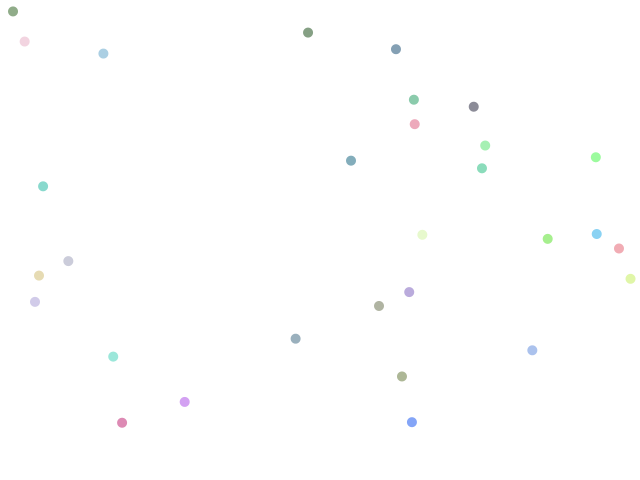
Frame 1 (no input)
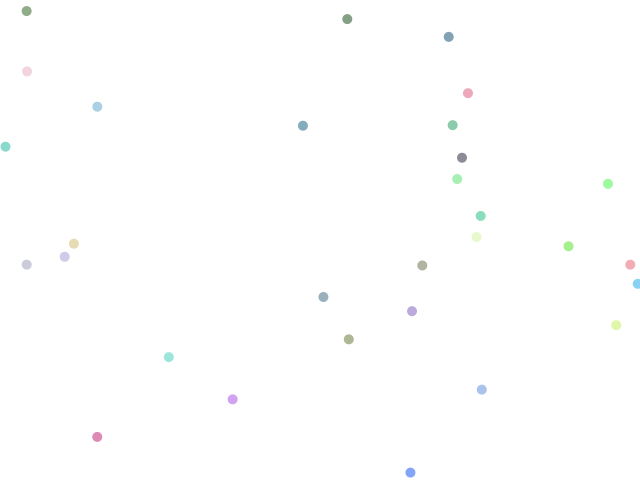
Frame 60 (the mouse pressed at the canvas centre just before this capture)
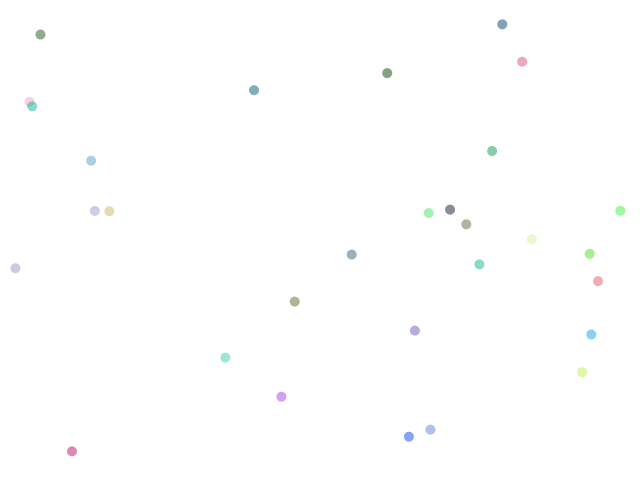
Frame 120 (the mouse held since frame 60 and released just before this capture)

The Processing sketch that drew these frames (run headless with seeded random() and noise(); from frame 60 on, the mouse is pressed at the canvas centre):

// Processing sketch: Project00_5
// ── Project00_5.pde

//Constanst with the size of the WINDOW_WIDTH
final int WINDOW_WIDTH = 640;
final int WINDOW_HEIGHT = 480;
//Constant with total of circles moving
final int TOTAL_CIRCLES_MOVING = 30;

//Array containing circles moving around
ArrayList<Circle> circlesMoving;
//Array containing circles that are exploding
ArrayList<Circle> circlesExploding;

//Setup window and initial circles
void setup(){

  //Set window size
  size(640, 480);

  //Initialize array of circles
  circlesMoving = new ArrayList<Circle>();
  //Create random circles that will move around
  for (int i = 0; i < TOTAL_CIRCLES_MOVING; i++){
    circlesMoving.add(new Circle(new PVector(random(WINDOW_WIDTH),random(WINDOW_HEIGHT)),
                                  10.0, random(2)-1, random(2)-1,
                                  color(random(255),random(255),random(255)) ));
  }
  //Initialize array that will contain circles that are exploding
  circlesExploding = new ArrayList<Circle>();

}

//Draw loop
void draw(){

  //Set background to white
  background(255);

  //Loop through the different circles that are moving
  for (int i = 0; i < circlesMoving.size(); i++){
    //Move circle inside the window
    circlesMoving.get(i).moveInside(0,0,WINDOW_WIDTH,WINDOW_HEIGHT);
    //draw the circle
    circlesMoving.get(i).draw();

    //Check if the circles intersects to any exploding circle
    for (int j = 0; j < circlesExploding.size(); j++){
      if(circlesMoving.get(i).intersects(circlesExploding.get(j))){
        //If it intersects to any explosion, we set it as exploding
        circlesMoving.get(i).setExploding(true);
      }
    }
  }

  //We remove all exploding circles from the moving circles and add them
  //to the exploding array
  for (int i = 0; i < circlesMoving.size(); i++){
    if(circlesMoving.get(i).isExploding()){
      circlesExploding.add(circlesMoving.get(i));
      circlesMoving.remove(i);
    }
  }


  //Loop through the exploding circles to animate the explosion
  for (int j = 0; j < circlesExploding.size(); j++){
    //Animate explosion
    circlesExploding.get(j).explode();
    //Draw the circle
    circlesExploding.get(j).draw();
    //check if the explosion finished, then removing it.
    if( circlesExploding.get(j).getExplosionCountdown() <= 0){
      circlesExploding.remove(j);
    }
  }

}

//Function to be called when the mouse is clicked
void mouseClicked() {
  //We create a circle where we clicked
  Circle c = new Circle(new PVector(mouseX,mouseY),
                                  0.0, 0.0, 0.0,
                                  color(random(255),random(255),random(255)) );
  //We add the circle in the exploding array
  circlesExploding.add(c);

}
// ── Circle.pde

//Custom class to draw and move a Circle
public class Circle{

  //constant of Max diamater of the circle when exploding
  final float MAX_DIAMETER = 100;
  //Position of the Circle
  PVector mPosition;
  //Speed on X and Y
  float mSpeedX;
  float mSpeedY;
  //Color of the circle
  color mColor;
  //Diameter of the circle
  float mDiameter;
  //Countdown to animate explosion
  int mExplosionCountdown = 120;
  //Variable to know if circle is exploding
  boolean mExploding = false;

  //Constructor of the circle
  Circle(PVector initialPosition, float diameter, float speedX, float speedY, color c){

    //Set variables provided
    mPosition = initialPosition;
    mSpeedX = speedX;
    mSpeedY = speedY;
    mColor = c;
    mDiameter = diameter;

  }

  //Get the current color
  color getColor(){
    return mColor;
  }

  //Get the current position
  PVector getPosition(){
    return mPosition;
  }

  //Get the circle diameter
  float getDiameter(){
    return mDiameter;
  }

  //Set the variable if circle is exploding
  void setExploding( Boolean exploding){
    mExploding = exploding;
  }

  //Check if circle is exploding
  boolean isExploding(){
    return mExploding;
  }

  //Move circle inside a given rectangle
  void moveInside(int x, int y, int width, int height){

    //Move circle with the speed
    mPosition.x += mSpeedX;
    mPosition.y += mSpeedY;

    //Check if we are at any of the limits to change the direction and bounce back
    if(mPosition.x < x || mPosition.x > width){
      mSpeedX*=-1;
    }
    if(mPosition.y < y || mPosition.y > height){
      mSpeedY*=-1;
    }
  }

  //Animate explosion of the circle
  void explode(){
    //Increase the diameter of the circle the first frames until MAX_DIAMETER
    if(mExplosionCountdown > 60){
      mDiameter = min(MAX_DIAMETER, mDiameter + 2);
    }

    //Make circle disappear when animation is finishing
    if (mExplosionCountdown <= MAX_DIAMETER/4){
      mDiameter -= 4;
    }
    //Reduce explosion countdown.
    mExplosionCountdown--;
  }

  //Get the current countdown of the explosion
  int getExplosionCountdown(){
    return mExplosionCountdown;
  }

  //Check if the circle intersects with a given circle
  boolean intersects(Circle circle){
    return dist(circle.getPosition().x,circle.getPosition().y, mPosition.x, mPosition.y)
              < (circle.getDiameter() + mDiameter)/2;
  }

  //Draw circle
  void draw(){
    fill(mColor, 125);
    noStroke();
    ellipse(mPosition.x, mPosition.y, mDiameter, mDiameter);
  }
}
